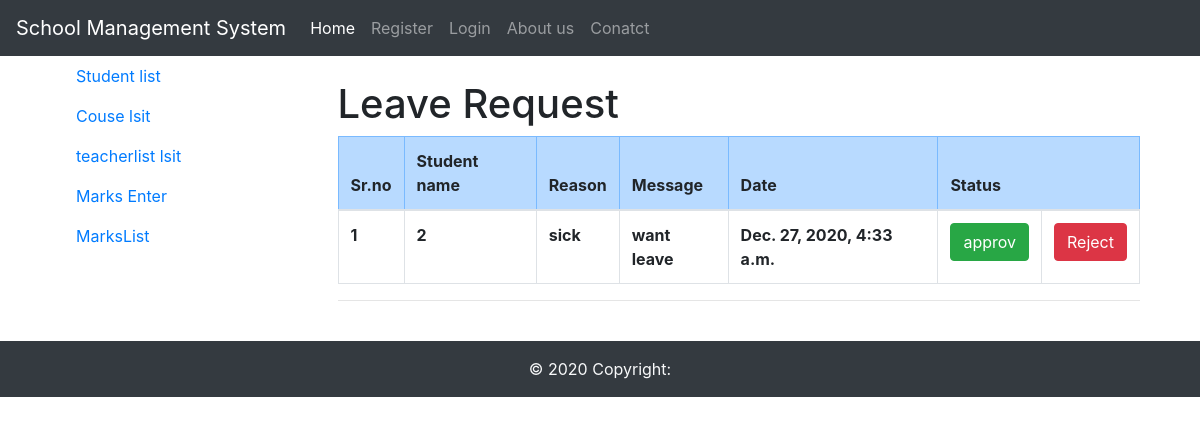
/appleav, run on the app's committed database.
### CollegeApp/models.py (models this page shows)
class Leave(models.Model):
    std_id=models.IntegerField()
    reason=models.CharField(max_length=120)
    message=models.TextField(max_length=420)
    on_date=models.DateTimeField(auto_now_add=True)
    status=models.ForeignKey(leavestatus,on_delete=models.CASCADE,default=1)

### CollegeApp/views.py (the view)
# urls.py: path('appleav',v.LeaveSelect),
def LeaveSelect(request):
    llist=Leave.objects.all()
    if request.method=='POST':
        st=Leaveform(request.POST)
        st.save()
        return redirect('/')
    else:
        st=Userform()
        return render(request,'leaveapply.html',{'llist':llist})

### CollegeApp/templates/leaveapply.html
{%extends 'teacherhome.html'%}
 {% block teacher %}
<h1 class="text-justify">Leave Request</h1>
<table class="table table-bordered">
    <thead>
<tr class="table-primary">
    <th>Sr.no</th>
    <th>Student name</th>
    <th>Reason</th>
    <th>Message</th>
    <th>Date</th>
    <th colspan="3">Status</th>
</tr>
</thead>
{% for i in llist%}
<tr class="font-weight-bold">
<td>{{i.id}}</td>
<td>{{i.std_id}}</td>
<td>{{i.reason}}</td>
<td>{{i.message}}</td>
<td>{{i.on_date}}</td>
<td><button type="submit" class="btn btn-success " href="appreje/{{i.id}}" name="appr">approv</button></td>
<td><button type="submit" class="btn btn-danger" href="appreje/{{i.id}}" name="rej">Reject</button></td>
</tr>
{% endfor %}
</table>
<hr>
 {% endblock teacher %}

### data on the page
Leave: id "1", std_id "2", reason "sick", message "want leave", on_date "Dec. 27, 2020, 4:33 a.m."
